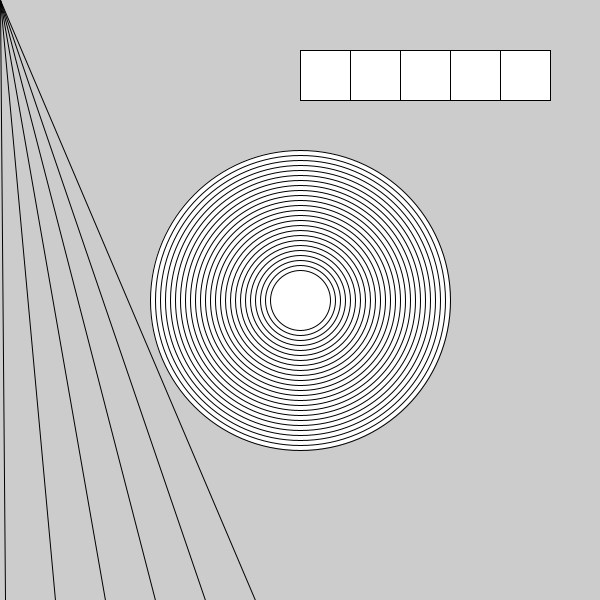
Frame 1 (no input)
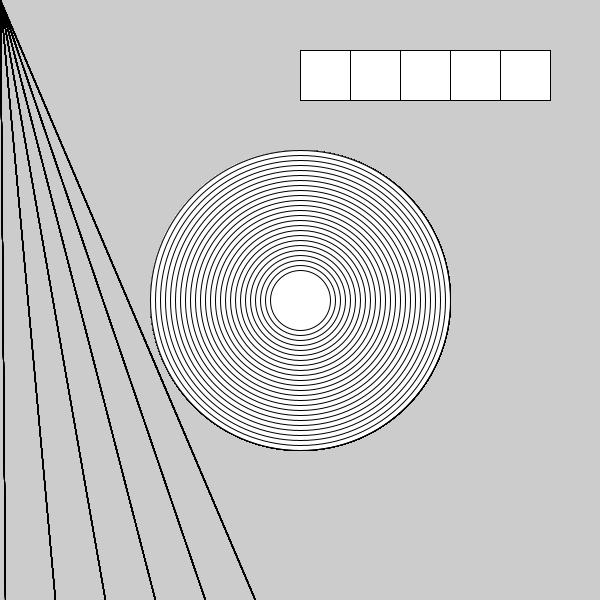
Frame 60 (the mouse pressed at the canvas centre just before this capture)
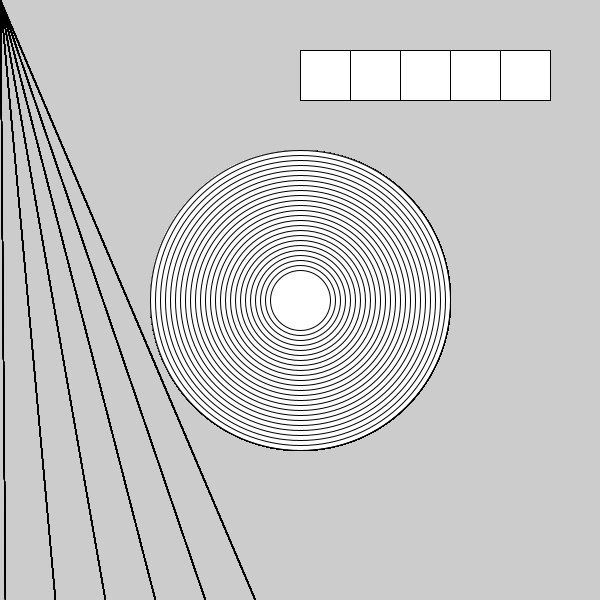
Frame 120 (the mouse held since frame 60 and released just before this capture)

The Processing sketch that drew these frames (run headless with seeded random() and noise(); from frame 60 on, the mouse is pressed at the canvas centre):

// Processing sketch: forLoops
// ── forLoops.pde
void setup() {
  size(600, 600);
}

void draw() {
  //count up version using lines
  for (int i = 0; i < width/2; i = i + 50) {
    line(0, 0, i+5, height);
  }
  
  //another count up example using rectangles
  for (int i = width/2; i < width - 50; i = i + 50) {
    rect(i, 50, 50, 50);
  }
  
  //count down version using ellipses
  for (int i = width/2; i > 50; i = i - 10) {
    ellipse(width/2, height/2, i, i);
  }
}


/*

The generic setup of a for loop is as follows:

for (int i = startValue; i < endValue; i = i + increment) {
  //code here 
}

"int i = startValue;": creates an integer 'i' which will 
                       hold different values within the for 
                       loop, starting at "startValue"

"i < endValue;": is the condition (life an if statement)
                 where "while this is true, keep going"
              
"i = i + increment;": is the section where the 'i' value
                      increases based on the increment.
                      Typically this value is 1, and 
                      is normally written in it's short
                      form of 'i++'

*/

  

// ── forLoopsExampleTwo.pde
/*void settings() {
  size(600, 600); 
}

void setup() {
  background(0);
  noStroke();
}

void draw() {
  for (int i = width; i > 10; i = i - 5) {
    if (i/2 > 255) {
      fill(0, 0);
    } 
    else {
      fill(255-i/2);
    }
    ellipse(width/2, height/2, i, i);
  }
}*/
